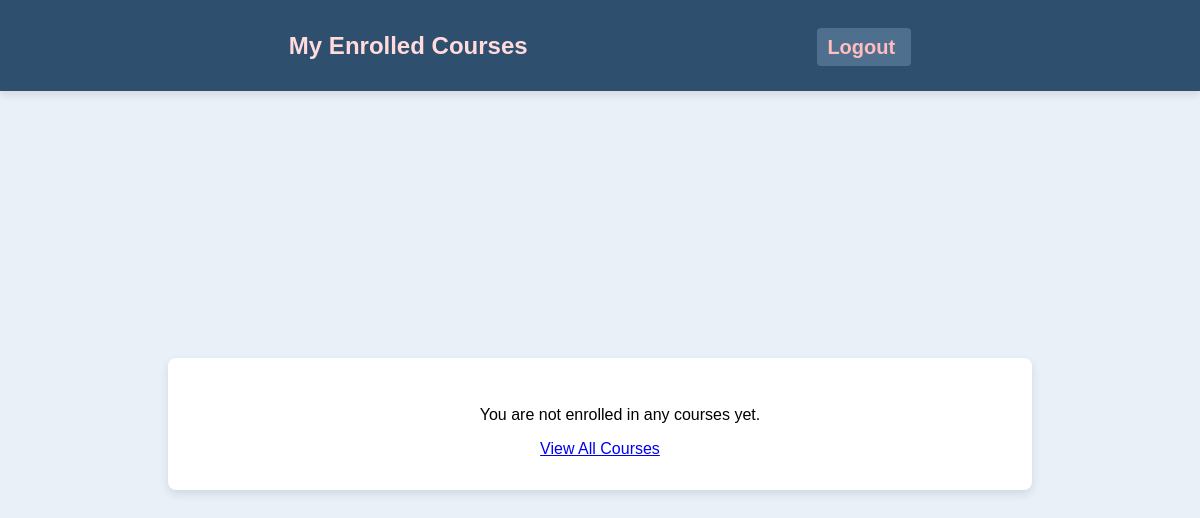
/student/my_courses (signed in), run on an earlier commit of the app's database.
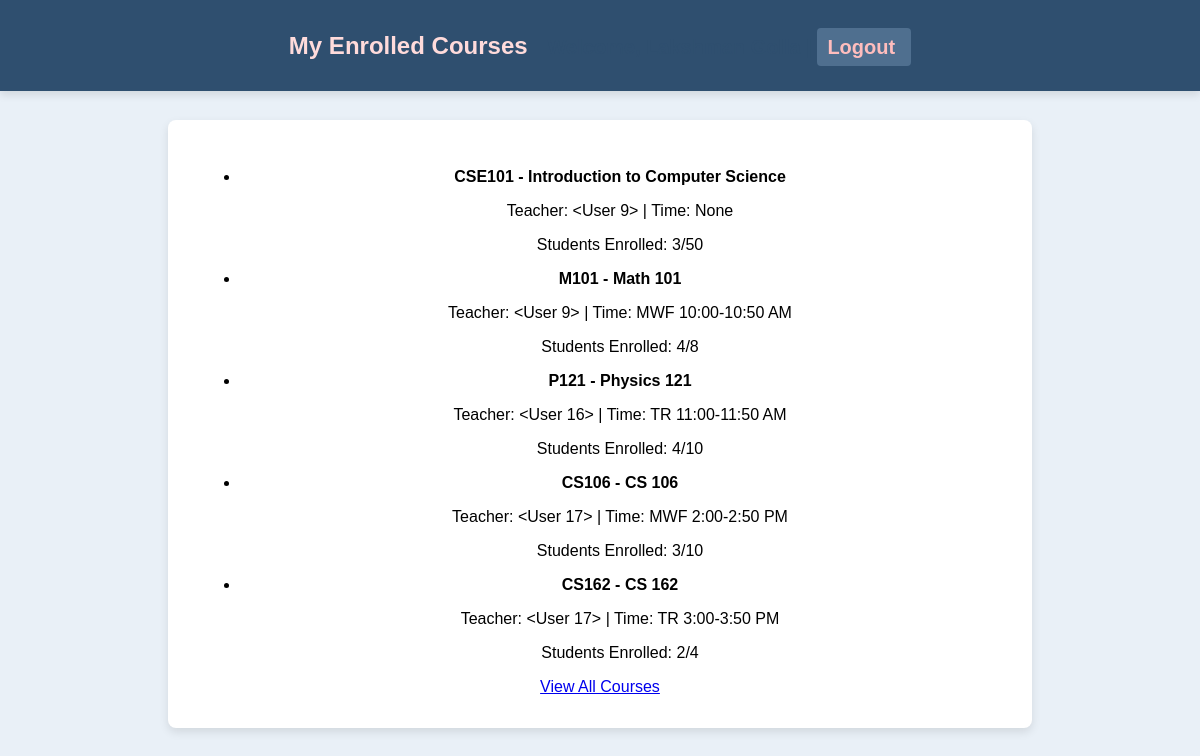
And on a later commit of the database.
### app.py (models this page shows)
class Course(db.Model):
    id = db.Column(db.Integer, primary_key=True)
    course_code = db.Column(db.String(10))
    course_name = db.Column(db.String(100))
    capacity = db.Column(db.Integer)
    teacher_id = db.Column(db.Integer, db.ForeignKey('user.id'), nullable=True)
    teacher = db.relationship('User', backref='teaching_courses', foreign_keys=[teacher_id])
    time = db.Column(db.String(50))
    enrolled_count = db.Column(db.Integer, default=0)

### app.py (the view)
@app.route('/student/my_courses')
@login_required
def my_courses():
    if current_user.role != 'student':
        flash("Access denied: Only students can view this page.", "danger")
        return redirect(url_for('login'))
    enrollments = Enrollment.query.filter_by(user_id=current_user.id).all()
    enrolled_courses = [Course.query.get(enrollment.course_id) for enrollment in enrollments]
    return render_template('my_courses.html', courses=enrolled_courses)

### app.py (called while the page is built)
@login_manager.user_loader
def load_user(user_id):
    return User.query.get(int(user_id))

### templates/my_courses.html (shortened to what this page needs)
<!DOCTYPE html>
<html lang="en">
<head>
    <link rel="stylesheet" href="{{ url_for('static', filename='styles.css') }}">
</head>
<body>
    <div class="header">
        <h1>My Enrolled Courses</h1>
        <p class="welcome-message">Welcome, {{ current_user.username }} | <a href="{{ url_for('logout') }}" class="sign-out">Logout</a></p>
    </div>
    <div class="container">
        <ul>
            {% if courses %}
                {% for course in courses %}
                <li>
                    <strong>{{ course.course_code }} - {{ course.course_name }}</strong>
                    <p>Teacher: {{ course.teacher }} | Time: {{ course.time }}</p>
                    <p>Students Enrolled: {{ course.enrolled_count }}/{{ course.capacity }}</p>
                </li>
                {% endfor %}
            {% else %}
                <p>You are not enrolled in any courses yet.</p>
            {% endif %}
        </ul>
        <a href="{{ url_for('student_courses') }}" class="button">View All Courses</a>
    </div>
</body>
</html>

What changed in the data, as far as the page shows it:
now on this page (row edited): Course: course_code "CSE101", course_name "Introduction to Computer Science", teacher "<User 9>", time "None", enrolled_count "3", capacity "50"
now on this page (row edited): Course: course_code "M101", course_name "Math 101", teacher "<User 9>", time "MWF 10:00-10:50 AM", enrolled_count "4", capacity "8"
now on this page (row edited): Course: course_code "P121", course_name "Physics 121", teacher "<User 16>", time "TR 11:00-11:50 AM", enrolled_count "4", capacity "10"
now on this page (row edited): Course: course_code "CS106", course_name "CS 106", teacher "<User 17>", time "MWF 2:00-2:50 PM", enrolled_count "3", capacity "10"
now on this page (row edited): Course: course_code "CS162", course_name "CS 162", teacher "<User 17>", time "TR 3:00-3:50 PM", enrolled_count "2", capacity "4"
Also different on the page:
text no longer shown: "You are not enrolled in any courses yet."
